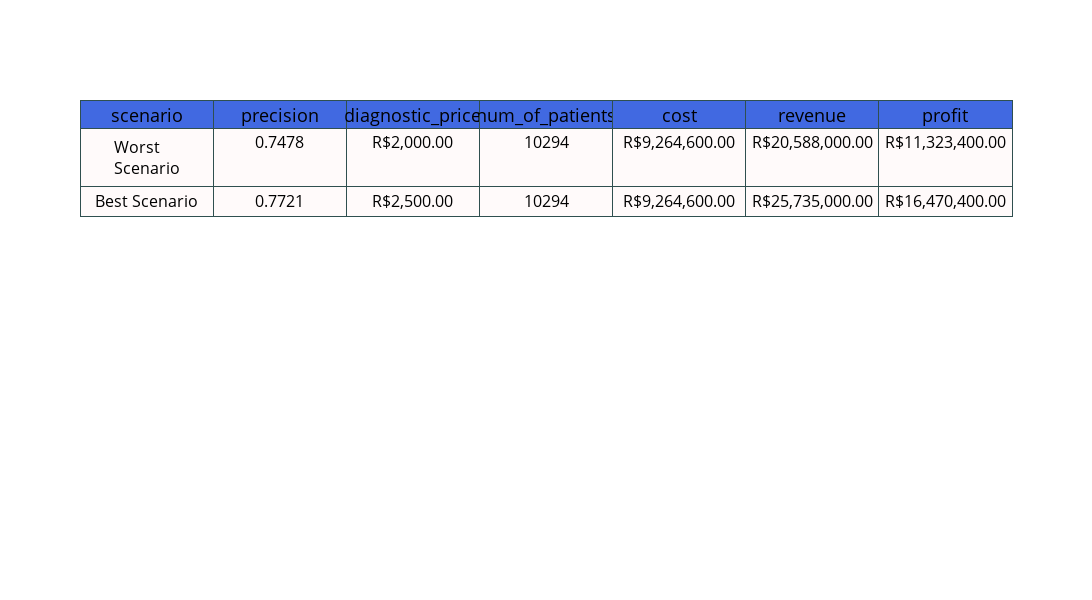

Notebook source saved alongside this figure:
### Code cell
df_to_image(busi_perform.reset_index().rename(columns={'index': 'scenario'}), head_color='royalblue', table_color='snow')

### Figure 1 — Plotly figure (JSON) as saved in the notebook; plotly's stock layout.template omitted (floating-point values rounded to 4 significant figures)
{"data": [{"cells": {"align": "center", "fill": {"color": "snow"}, "font": {"color": "black", "size": 16}, "height": 30, "line": {"color": "darkslategray"}, "values": [["Worst Scenario", "Best Scenario"], ["0.7478", "0.7721"], ["R$2,000.00", "R$2,500.00"], [10294, 10294], ["R$9,264,600.00", "R$9,264,600.00"], ["R$20,588,000.00", "R$25,735,000.00"], ["R$11,323,400.00", "R$16,470,400.00"]]}, "header": {"align": "center", "fill": {"color": "royalblue"}, "font": {"color": "black", "size": 18}, "line": {"color": "darkslategray"}, "values": ["scenario", "precision", "diagnostic_price", "num_of_patients", "cost", "revenue", "profit"]}, "type": "table"}], "layout": {"height": 600, "paper_bgcolor": "rgba(0,0,0,0)", "width": 2080}}
